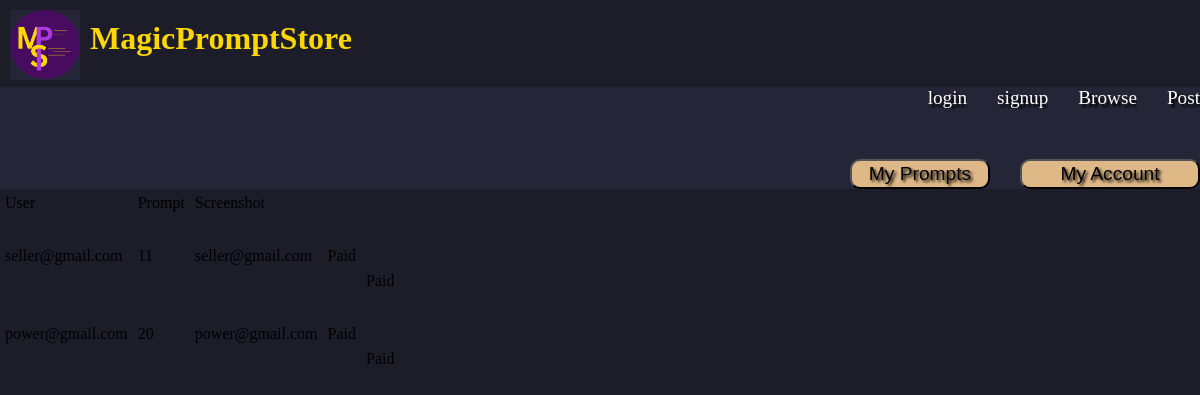
Screenshot of /pay_form/ with the database file from the repository.
### mps_app/models.py (models this page shows)
class Withdraw(models.Model):
    user = models.ForeignKey(Users,blank=True,null=True,on_delete=models.SET_NULL)
    payment_id = models.TextField(max_length=50,default="null")
    pay = models.TextField(default="Not Paid")
    amount = models.IntegerField(default=0)

class Users(models.Model):
    name = models.TextField(max_length=30)
    email = models.TextField(max_length=50)
    password = models.TextField(max_length=10)
    prompts = models.ManyToManyField(Prompts,related_name='prompts')
    pending = models.ManyToManyField(Prompts,related_name='pending')
    posted = models.ManyToManyField(Prompts,related_name='posted')
    total_earned = models.IntegerField(default=0)
    is_affiliate = models.TextField(default = "no")
    link = models.TextField(default = "null")
    from_affiliate = models.ForeignKey('Users',blank=True,null=True,on_delete=models.SET_NULL)
    payment_id = models.TextField(max_length=50,default="null")
    withdraw_processing = models.TextField(default='no')

### mps_app/views.py (the view, shortened to what this page needs)
# urls.py: path('pay_form/',views.pay_form_view,name="pay_form_view"),
def pay_form_view(request):
    withdraws = Withdraw.objects.all()
    context = {
        'withdraws' : withdraws,
    }
    if request.session.get('user')!= 'null':
        context['name'] = request.session.get('email')
    withdraws = Withdraw.objects.all()
    context = {
        'withdraws' : withdraws
    }
    return render(request,'pay_form.html',context)

### mps_app/templates/pay_form.html (shortened to what this page needs)
{% extends 'common.html' %}
{% block link %}
{% load static %}
<link rel="stylesheet" href="{% static 'pay_form.css' %}">
<link rel="stylesheet" href="{% static 'login.css' %}">
{% endblock %}
{%block body%}
    <table>
        <th>
            <tr>
                <td>User</td>
                <td>Prompt</td>
                <td>Screenshot</td>
            </tr>
        </th>
        {% if withdraws %}
    {% for withdraw in withdraws %}
        <tr>
            <td>
                {{ withdraw.user.email }}
            </td>
            <td>
                {{ withdraw.amount }}
            </td>
            <td>
                {{ withdraw.user.email }}
            </td>
            <td>
                {{ withdraw.pay }}
            </td>
            <td>
                <form method="POST">
                    {% if withdraw.pay == "Paid" %}
                        Paid
                    {% endif %}
                </form>
            </td>
        </tr>
    {% endfor %}
{% endif %}
</table>
</body>
</html>
{% endblock %}

### mps_app/static/common.css (style rules this page uses)
* { margin:0px; padding: 0%; overflow-x: hidden; }
body { background-color: #1d1d29; margin:0px; padding: 0px; overflow-x: hidden; }
form { overflow-y: visible; }
body { overflow-y: auto; }

### mps_app/static/login.css (style rules this page uses)
form { display: flex; flex-direction: column; align-items: center; margin-top: 50px; }
table { border-collapse: collapse; margin-bottom: 20px; }
table tr td { padding: 5px; }

### rows the page displays
Withdraw: user.email "seller@gmail.com", amount "11", pay "Paid"
Withdraw: user.email "power@gmail.com", amount "20", pay "Paid"
